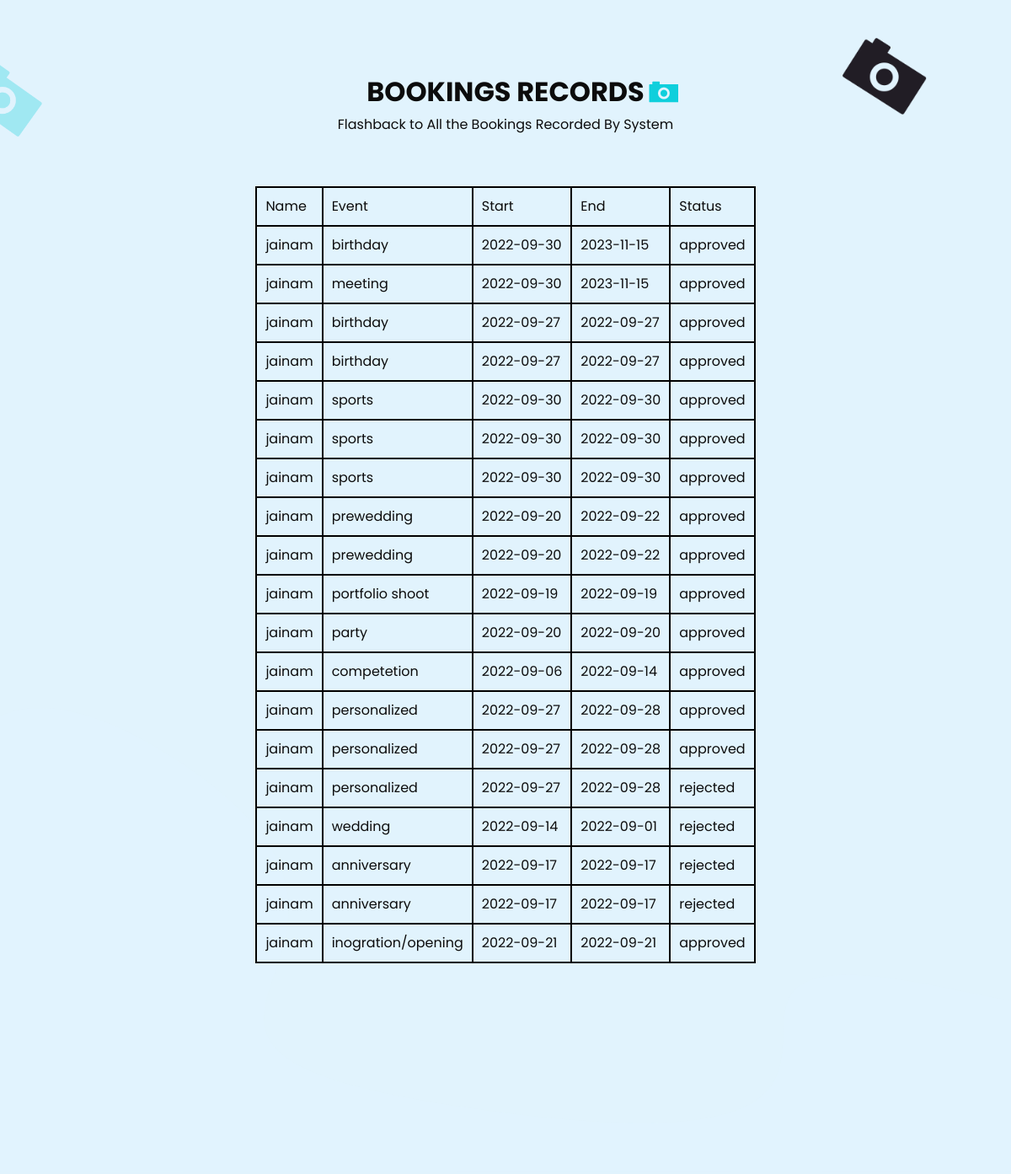
/pages/owner/ownerbookingsrecord.php, run on the app's committed database.
### tables this page shows
CREATE TABLE `booking` (
  `bid` int(11) NOT NULL,
  `event` varchar(100) NOT NULL,
  `personalized` varchar(100) NOT NULL,
  `uid` int(11) NOT NULL,
  `start` date NOT NULL,
  `end` date NOT NULL,
  `baddress` varchar(200) NOT NULL,
  `travelcharges` float DEFAULT NULL,
  `instructions` varchar(200) DEFAULT NULL,
  `bstatus` varchar(20) DEFAULT NULL,
  `totalamount` float DEFAULT NULL
);

CREATE TABLE `users` (
  `uid` int(11) NOT NULL,
  `fname` varchar(50) NOT NULL,
  `mname` varchar(50) NOT NULL,
  `lname` varchar(50) NOT NULL,
  `username` varchar(50) NOT NULL,
  `password` varchar(50) NOT NULL,
  `contact` bigint(20) NOT NULL,
  `gender` varchar(15) NOT NULL,
  `address` varchar(300) NOT NULL,
  `usertype` varchar(10) NOT NULL,
  `email` varchar(50) NOT NULL
);

### pages/owner/ownerbookingsrecord.php (the view, shortened to what this page needs)
<!DOCTYPE html>
<html>
<head>
  <link rel="stylesheet" type="text/css" href="../../css/bootstrap.css"/>
  <link href="../../css/style.css" rel="stylesheet" />
  <link href="../../css/responsive.css" rel="stylesheet" />
</head>
<body class="sub_page">
  <div class="hero_area">
    <section class="contact_section layout_padding">
      <div class="bg-img1">
        <img src="../../images/bg-img-1.png" alt="">
      </div>
      <div class="bg-img2">
        <img src="../../images/bg-img-2.png" alt="">
      </div>
      <div class="container">
        <div class="heading_container">
          <h2>
            Bookings Records
          </h2>
          <p>
            Flashback to All the Bookings Recorded By System
          </p>
        </div>
        <div class="">
          <div class="row">
            <div class="col-md-8 mx-auto">
                <div class="contact_form-container">
                  <center>
                  <table>
                    <tr>
                      <td> Name </td>
                      <td> Event </td>
                      <td> Start </td>
                      <td> End </td>
                      <td> Status </td>
                    </tr>
                  <?php
                      $sql="select * from booking join users on booking.uid=users.uid where bstatus!=\"pending\";";
                      $results = mysqli_query($db,$sql);
                      while ($data = mysqli_fetch_array($results)) { ?>
                        <tr>
                          <td>
                            <?php echo $data['fname'];?>
                          </td>
                          <td>
                            <?php echo $data['event'];?>
                          </td>
                          <td>
                            <?php echo $data['start'];?>
                          </td>
                          <td>
                            <?php echo $data['end'];?>
                          </td>
                          <td>
                            <?php echo $data['bstatus'];?>
                          </td>
                        </tr>
                      <?php } ?>
                    </table>
                  </center>
                </div>
            </div>
          </div>
        </div>
      </div>
    </section>
</body>
</html>

### css/style.css (style rules this page uses)
body { font-family: 'Poppins', sans-serif; color: #0c0c0c; background-color: #ffffff; }
.layout_padding { padding: 90px 0; }
.heading_container { display: -webkit-box; display: -ms-flexbox; display: flex; -webkit-box-orient: vertical; -webkit-box-direction: normal; -ms-flex-direction: column; flex-direction: column; -webkit-box-align: center; -ms-flex-align: center; align-items: center; text-align: center; }
.heading_container h2 { position: relative; font-weight: bold; text-transform: uppercase; }
.heading_container h2::before { content: ""; position: absolute; width: 35px; height: 26px; top: 50%; right: -40px; -webkit-transform: translateY(-50%); transform: translateY(-50%); z-index: 1; background-image: url(../images/heading-img.png); background-repeat: no-repeat; }
.hero_area { height: 136vh; position: relative; background-image: url(../images/hero-bg.png); background-size: cover; }
.sub_page .hero_area { height: auto; background-image: none; background-color: #e1f3fd; }
.sub_page .hero_area::after { display: none; }
.contact_section { background-image: url(../images/contact-bg.png); background-repeat: no-repeat; background-position: left bottom; padding-bottom: 250px; position: relative; }
.contact_section .bg-img1 { width: 100px; position: absolute; top: 45px; right: 100px; }
.contact_section .bg-img1 img { width: 100%; }
.contact_section .bg-img2 { width: 50px; position: absolute; top: 75px; left: 0px; }
.contact_section .bg-img2 img { width: 100%; }
.contact_section .contact_form-container { margin-top: 45px; }
.row { display: flex; flex-wrap: wrap; padding: 0 4px; }

### css/responsive.css (style rules this page uses)
@media (min-width: 1200px) { .container { max-width: 1170px; } }

### pages/owner/ownerbookingsrecord.php (style rules this page uses)
table,tr,td { border: 2px solid black; padding: 10px; }

### data on the page
booking: uid.fname "jainam", event "birthday", start "2022-09-30", end "2023-11-15", bstatus "approved"
booking: uid.fname "jainam", event "meeting", start "2022-09-30", end "2023-11-15", bstatus "approved"
booking: uid.fname "jainam", event "birthday", start "2022-09-27", end "2022-09-27", bstatus "approved"
booking: uid.fname "jainam", event "birthday", start "2022-09-27", end "2022-09-27", bstatus "approved"
booking: uid.fname "jainam", event "sports", start "2022-09-30", end "2022-09-30", bstatus "approved"
booking: uid.fname "jainam", event "sports", start "2022-09-30", end "2022-09-30", bstatus "approved"
booking: uid.fname "jainam", event "sports", start "2022-09-30", end "2022-09-30", bstatus "approved"
booking: uid.fname "jainam", event "prewedding", start "2022-09-20", end "2022-09-22", bstatus "approved"
booking: uid.fname "jainam", event "prewedding", start "2022-09-20", end "2022-09-22", bstatus "approved"
booking: uid.fname "jainam", event "portfolio shoot", start "2022-09-19", end "2022-09-19", bstatus "approved"
booking: uid.fname "jainam", event "party", start "2022-09-20", end "2022-09-20", bstatus "approved"
booking: uid.fname "jainam", event "competetion", start "2022-09-06", end "2022-09-14", bstatus "approved"
booking: uid.fname "jainam", event "personalized", start "2022-09-27", end "2022-09-28", bstatus "approved"
booking: uid.fname "jainam", event "personalized", start "2022-09-27", end "2022-09-28", bstatus "approved"
booking: uid.fname "jainam", event "personalized", start "2022-09-27", end "2022-09-28", bstatus "rejected"
booking: uid.fname "jainam", event "wedding", start "2022-09-14", end "2022-09-01", bstatus "rejected"
booking: uid.fname "jainam", event "anniversary", start "2022-09-17", end "2022-09-17", bstatus "rejected"
booking: uid.fname "jainam", event "anniversary", start "2022-09-17", end "2022-09-17", bstatus "rejected"
booking: uid.fname "jainam", event "inogration/opening", start "2022-09-21", end "2022-09-21", bstatus "approved"
